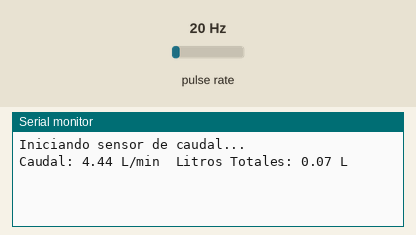
Recording of a sketch running on a simulated Arduino Uno, built with avr-gcc and run on an emulated ATmega328P. On the bench: the last lines printed to the serial monitor. Wiring (inferred from the names in the program): pulse sensor: data pin 2. The test bench sets the inputs (shaded band); at power-on: pulse rate 20 Hz.

Above: at 1.2 s.
1.3 s: pulse rate (sensor on pin 2) set to 4 Hz
At 2.6 s:
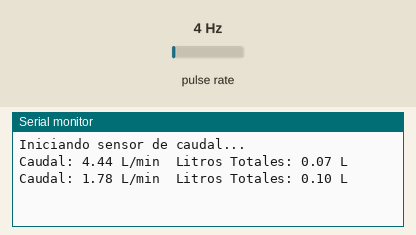
2.8 s: pulse rate (sensor on pin 2) set to 50 Hz
At 3.5 s:
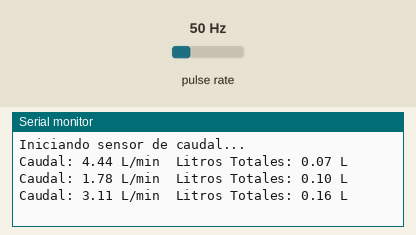
Timing chart, 0 to 5.8 s (numbered marks = the images above; inputs shaded):
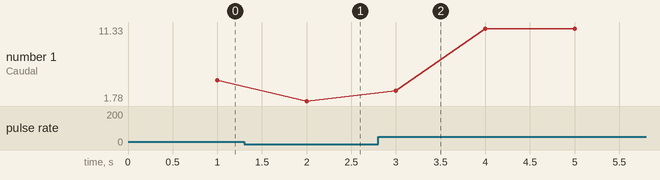

Measured:
- after the input at 1.3 s, the serial monitor: prints a new line after 0.70 s (image 1)
- after the input at 2.8 s, the serial monitor: prints a new line after 0.20 s (image 2)
- plotted number 1: 4.44 → 1.78 after the input at 1.3 s, 1.78 → 10.89 after the input at 2.8 s

The sketch:

YF_S201V2.ino
```cpp
// Pines
const int sensorPin = 2; // Pin digital al que está conectado el cable de datos del sensor

// Variables
volatile int pulseCount = 0; // Conteo de pulsos
unsigned long previousTime = 0; // Tiempo previo para el cálculo del caudal
float flowRate = 0.0; // Caudal en litros por minuto
float totalLiters = 0.0; // Litros totales acumulados

// Constantes
const float calibrationFactor = 4.5; // Factor de calibración del sensor (ver datasheet del YF-S201)

void setup() {
  pinMode(sensorPin, INPUT_PULLUP); // Configura el pin del sensor
  attachInterrupt(digitalPinToInterrupt(sensorPin), pulseCounter, RISING); // Configura interrupción
  Serial.begin(9600); // Inicializa el monitor serial
  Serial.println("Iniciando sensor de caudal...");
}

void loop() {
  unsigned long currentTime = millis();
  unsigned long elapsedTime = currentTime - previousTime;

  // Calcula el caudal cada segundo
  if (elapsedTime >= 1000) {
    noInterrupts(); // Deshabilita las interrupciones temporalmente
    float pulseFrequency = pulseCount; // Guarda el conteo de pulsos
    pulseCount = 0; // Reinicia el conteo
    interrupts(); // Habilita las interrupciones de nuevo

    // Calcula el caudal en L/min
    flowRate = (pulseFrequency / calibrationFactor);

    // Calcula los litros totales
    float liters = (flowRate / 60.0); // Conversión de L/min a litros por segundo
    totalLiters += liters;

    // Muestra los datos en el monitor serial
    Serial.print("Caudal: ");
    Serial.print(flowRate);
    Serial.print(" L/min\t");
    Serial.print("Litros Totales: ");
    Serial.print(totalLiters);
    Serial.println(" L");

    previousTime = currentTime; // Actualiza el tiempo previo
  }
}

// Función de interrupción para contar los pulsos
void pulseCounter() {
  pulseCount++;
}
```
